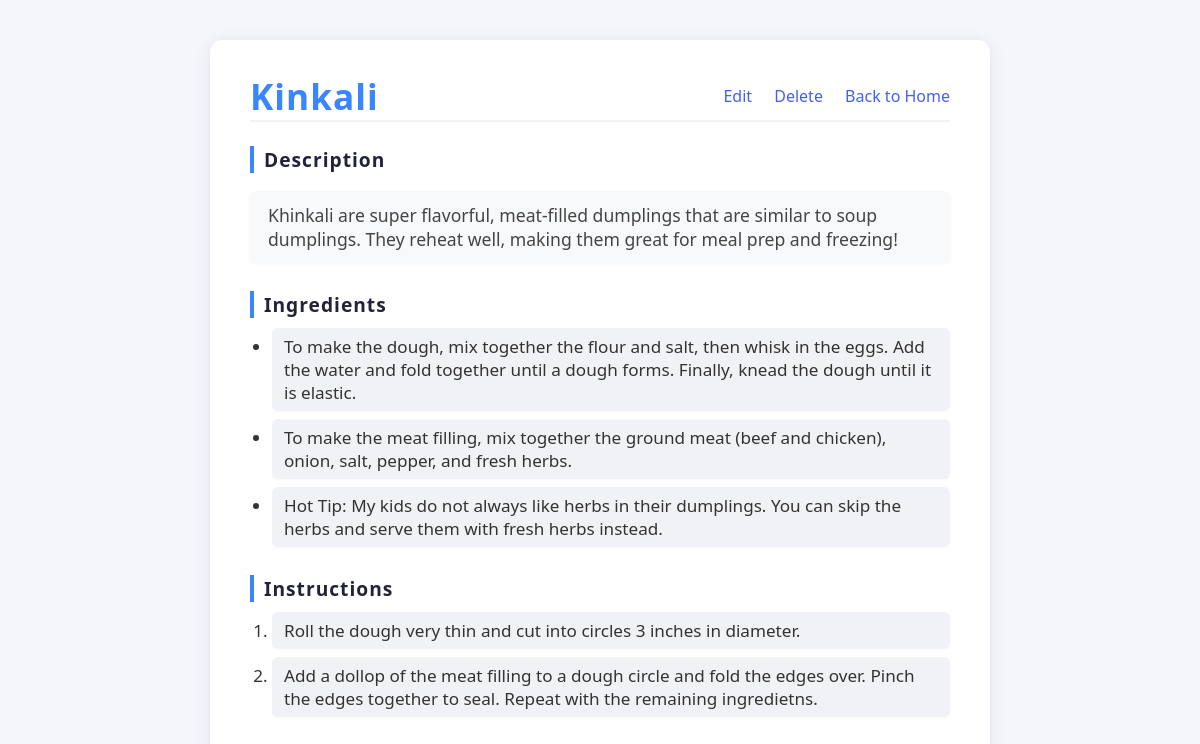
Page /recipe/1/ on the committed database.
### recept/models.py (models this page shows, shortened)
class Recipe(models.Model):
    title = models.CharField(max_length=200, db_index=True)
    description = models.TextField()
    ingredients = models.TextField(blank=True)
    instructions = models.TextField(blank=True)
    created_at = models.DateTimeField(auto_now_add=True)

### recept/views.py (the view)
# urls.py: path('recipe/<int:pk>/', views.recipe_detail, name='recipe_detail'),
def recipe_detail(request, pk):
    recipe = get_object_or_404(Recipe, pk=pk)
    return render(request, 'recipe_detail.html', {'recipe': recipe})

### templates/recipe_detail.html (shortened to what this page needs)
<!DOCTYPE html>
<html>
  <head>
    {% load static %}
    <link rel="stylesheet" href="{% static 'style.css' %}" />
  </head>
  <body>
    <div class="container">
      <div class="recipe-header">
        <h1>{{ recipe.title }}</h1>
        <div class="recipe-actions">
          <a href="{% url 'edit_recipe' recipe.pk %}">Edit</a>
          <a href="{% url 'delete_recipe' recipe.pk %}">Delete</a>
          <a href="{% url 'home' %}">Back to Home</a>
        </div>
      </div>
      <div class="recipe-section">
        <h2>Description</h2>
        <p class="recipe-description">{{ recipe.description }}</p>
      </div>
      <div class="recipe-section">
        <h2>Ingredients</h2>
        <ul class="ingredients-list">
          {% for line in recipe.ingredients.splitlines %} {% if line %}
          <li>{{ line }}</li>
          {% endif %} {% endfor %}
        </ul>
      </div>
      <div class="recipe-section">
        <h2>Instructions</h2>
        <ol class="instructions-list">
          {% for step in recipe.instructions.splitlines %} {% if step %}
          <li>{{ step }}</li>
          {% endif %} {% endfor %}
        </ol>
      </div>
    </div>
  </body>
</html>

### static/style.css (style rules this page uses)
body { background: #f4f6fb; font-family: "Segoe UI", Arial, sans-serif; margin: 0; padding: 0; }
h1 { color: #22223b; text-align: center; margin-top: 0; letter-spacing: 1px; }
a { color: #3a86ff; text-decoration: none; font-weight: 500; transition: color 0.2s; }
.container { max-width: 700px; margin: 40px auto; background: #fff; border-radius: 12px; box-shadow: 0 2px 16px rgba(44, 62, 80, 0.1); padding: 32px 40px; }
.recipe-header { display: flex; justify-content: space-between; align-items: center; border-bottom: 2px solid #f1f2f6; margin-bottom: 24px; }
.recipe-header h1 { margin: 0; font-size: 2.2em; color: #3a86ff; letter-spacing: 1px; }
.recipe-actions a { margin-left: 18px; color: #4361ee; font-weight: 500; text-decoration: none; transition: color 0.2s; }
.recipe-section { margin-bottom: 28px; }
.recipe-section h2 { color: #22223b; font-size: 1.2em; margin-bottom: 10px; border-left: 4px solid #3a86ff; padding-left: 10px; letter-spacing: 1px; }
.recipe-description { font-size: 1.1em; color: #444; background: #f8f9fa; padding: 12px 18px; border-radius: 8px; box-shadow: 0 1px 4px rgba(44, 62, 80, 0.04); }
.ingredients-list, .instructions-list { margin: 0; padding-left: 22px; }
.ingredients-list li, .instructions-list li { font-size: 1.07em; margin-bottom: 8px; color: #333; background: #f1f2f6; padding: 7px 12px; border-radius: 6px; box-shadow: 0 1px 2px rgba(44, 62, 80, 0.03); }
.instructions-list { list-style-type: decimal; }

### rows in the picture
Recipe: title "Kinkali", description "Khinkali are super flavorful, meat-filled dumplings that are similar to soup dumplings. They reheat well, making them great for meal prep and freezing!"

### other values in the picture
{{ line }} "To make the dough, mix together the flour and salt, then whisk in the eggs. Add the water and fold together until a dough forms. Finally, knead the dough until it is elastic." "To make the meat filling, mix together the ground meat (beef and chicken), onion, salt, pepper, and fresh herbs." "Hot Tip: My kids do not always like herbs in their dumplings. You can skip the herbs and serve them with fresh herbs instead."
{{ step }} "Roll the dough very thin and cut into circles 3 inches in diameter." "Add a dollop of the meat filling to a dough circle and fold the edges over. Pinch the edges together to seal. Repeat with the remaining ingredietns."
